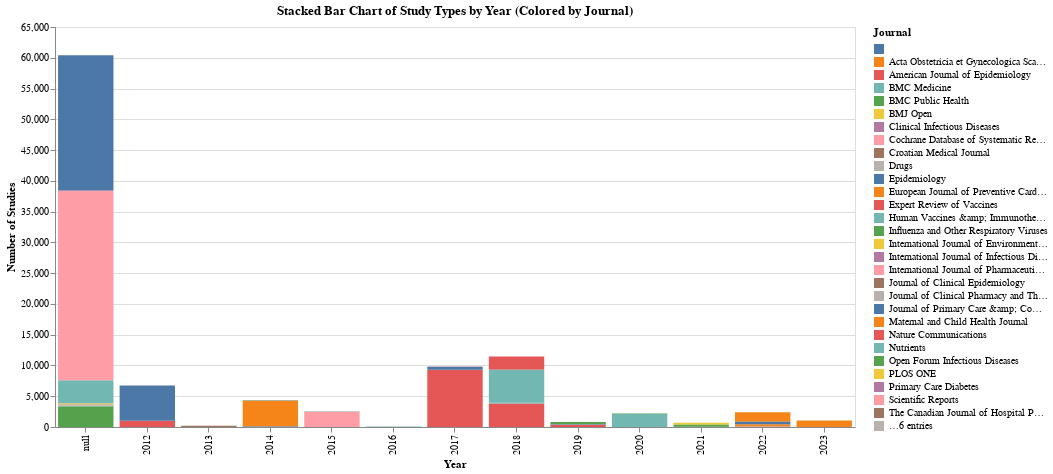

Notebook code for this chart:
### Markdown cell above
## Trying to test some basic analysis

### Code cell
import pandas as pd
import json
import altair as alt
import ast
from src.Commands.DatabaseUpdater import DatabaseUpdater

# updater = DatabaseUpdater(table_name="all_db", column_mapping={'Id': 'Id'})

def convert_chart(chart):
    try:
        # Get the currently active data transformer
        current_transformer = alt.data_transformers.get()
        # Check if the current transformer is vegafusion
        if 'vegafusion' in str(current_transformer):
            return chart.to_dict(format="vega")
        else:
            return chart.to_dict()
    except ValueError as e:
        print(f"Handling ValueError: {e}")
        return chart.to_dict()
    
def view_trends_by_database_year():
    from src.Services.PostgresService import PostgresService, QueryHelper
    db_service = PostgresService()
    query = f'SELECT * FROM all_db'
    # Execute the query using the db_service
    record = db_service.execute_raw_query(query)
    final_data = record
    if "database" in final_data:
        # Rename databases for better readability
        databases = {
            'OVID': 'OVID',
            'LOVE': 'LOVE DB',
            'Medline': 'Medline',
            'Cochrane': 'Cochrane'
        }
        final_data['Journal'] = final_data['Journal'].replace(databases)
    return final_data

def plot_stacked_bar_chart_altair(data):
    """
    Reads a JSON file, processes the data, and plots a stacked bar chart 
    with Year on the x-axis and Journals as colors using Altair.

    Parameters:
        file_path (str): Path to the JSON file.
    """
    
    # Merge 'Publication_Year' and 'Year' columns to ensure all rows have a year value
    for entry in data:
        entry["Year"] = entry.get("Publication_Year") or entry.get("Year")  # Use Publication_Year first if available

    # Extract relevant fields: Year, Journal, and study counts from study_types field
    records = []
    for entry in data:
        year = entry.get("Year", "Unknown")
        journal = entry.get("Journal", "Unknown")
        study_types = entry.get("study_types", "{}")

        # Convert study_types from string to dict
        try:
            study_types_dict = json.loads(study_types) if isinstance(study_types, str) else study_types
            for study_type, count in study_types_dict.items():
                records.append({"Year": year, "Journal": journal, "Study Type": study_type, "Count": count})
        except json.JSONDecodeError:
            continue

    # Convert to DataFrame
    df = pd.DataFrame(records)

    # Convert Year to numeric, ensuring sorting works correctly
    df["Year"] = pd.to_numeric(df["Year"], errors="coerce")

    # Generate a stacked bar chart in Altair
    chart = alt.Chart(df).mark_bar().encode(
        x=alt.X("Year:O", title="Year", sort="ascending"),
        y=alt.Y("sum(Count)", title="Number of Studies"),
        color=alt.Color("Journal:N", title="Journal"),
        tooltip=["Year", "Journal", "sum(Count)"]
    ).properties(
        title="Stacked Bar Chart of Study Types by Year (Colored by Journal)",
        width=800,
        height=400
    )

    # Display chart
    return chart

# Example usage
data = view_trends_by_database_year()
plot_stacked_bar_chart_altair(data)

### Figure 1 — Vega-Lite specification as saved in the notebook (floating-point values rounded to 4 significant figures)
{"config": {"view": {"continuousWidth": 300, "continuousHeight": 300}}, "data": {"name": "data-8c9fac40f6a8559a6f16af8a610dab41"}, "mark": {"type": "bar"}, "encoding": {"color": {"field": "Journal", "title": "Journal", "type": "nominal"}, "tooltip": [{"field": "Year", "type": "quantitative"}, {"field": "Journal", "type": "nominal"}, {"aggregate": "sum", "field": "Count", "type": "quantitative"}], "x": {"field": "Year", "sort": "ascending", "title": "Year", "type": "ordinal"}, "y": {"aggregate": "sum", "field": "Count", "title": "Number of Studies", "type": "quantitative"}}, "height": 400, "title": "Stacked Bar Chart of Study Types by Year (Colored by Journal)", "width": 800, "$schema": "https://vega.github.io/schema/vega-lite/v5.8.0.json", "datasets": {"data-8c9fac40f6a8559a6f16af8a610dab41": [{"Year": 2019.0, "Journal": "Vaccine", "Study Type": "studies", "Count": 206}, {"Year": 2019.0, "Journal": "Vaccine", "Study Type": "rct", "Count": 112}, {"Year": 2019.0, "Journal": "Vaccine", "Study Type": "study", "Count": 3}, {"Year": 2022.0, "Journal": "Vaccine", "Study Type": "rct", "Count": 40}, {"Year": 2016.0, "Journal": "Human Vaccines &amp; Immunotherapeutics", "Study Type": "study", "Count": 38}, {"Year": 2016.0, "Journal": "Human Vaccines &amp; Immunotherapeutics", "Study Type": "studies", "Count": 10}, {"Year": 2020.0, "Journal": "Open Forum Infectious Diseases", "Study Type": "study", "Count": 1}, {"Year": null, "Journal": "", "Study Type": "studies", "Count": 26}, {"Year": null, "Journal": "", "Study Type": "rct", "Count": 14}, {"Year": null, "Journal": "", "Study Type": "placebo-controlled", "Count": 5712}, {"Year": 2023.0, "Journal": "The Lancet Respiratory Medicine", "Study Type": "observational studies", "Count": 83}, {"Year": 2023.0, "Journal": "The Lancet Respiratory Medicine", "Study Type": "studies", "Count": 981}, {"Year": 2012.0, "Journal": "Journal of Clinical Pharmacy and Therapeutics", "Study Type": "study", "Count": 8}, {"Year": null, "Journal": "The Canadian Journal of Hospital Pharmacy", "Study Type": "studies", "Count": 10}, {"Year": null, "Journal": "The Canadian Journal of Hospital Pharmacy", "Study Type": "rct", "Count": 9}, {"Year": 2021.0, "Journal": "Vaccine", "Study Type": "studies", "Count": 4}, {"Year": 2020.0, "Journal": "Human Vaccines &amp; Immunotherapeutics", "Study Type": "studies", "Count": 106}, {"Year": 2020.0, "Journal": "Human Vaccines &amp; Immunotherapeutics", "Study Type": "study", "Count": 2017}, {"Year": null, "Journal": "The Journal of Infectious Diseases", "Study Type": "studies", "Count": 88}, {"Year": null, "Journal": "The Journal of Infectious Diseases", "Study Type": "rct", "Count": 39}, {"Year": 2018.0, "Journal": "Vaccine", "Study Type": "studies", "Count": 3818}, {"Year": 2019.0, "Journal": "Vaccine", "Study Type": "studies", "Count": 44}, {"Year": 2013.0, "Journal": "Croatian Medical Journal", "Study Type": "studies", "Count": 99}, {"Year": 2013.0, "Journal": "Croatian Medical Journal", "Study Type": "rct", "Count": 73}, {"Year": 2013.0, "Journal": "Croatian Medical Journal", "Study Type": "observational studies", "Count": 22}, {"Year": null, "Journal": "", "Study Type": "studies", "Count": 53}, {"Year": null, "Journal": "International Journal of Environmental Research and Public Health", "Study Type": "rct", "Count": 48}, {"Year": null, "Journal": "International Journal of Environmental Research and Public Health", "Study Type": "studies", "Count": 56}, {"Year": 2017.0, "Journal": "Expert Review of Vaccines", "Study Type": "studies", "Count": 33}, {"Year": null, "Journal": "", "Study Type": "mixed methods", "Count": 12096}, {"Year": null, "Journal": "", "Study Type": "studies", "Count": 47}, {"Year": 2012.0, "Journal": "Vaccine", "Study Type": "study", "Count": 936}, {"Year": 2012.0, "Journal": "Vaccine", "Study Type": "studies", "Count": 66}, {"Year": 2014.0, "Journal": "Maternal and Child Health Journal", "Study Type": "study", "Count": 4022}, {"Year": 2014.0, "Journal": "Maternal and Child Health Journal", "Study Type": "studies", "Count": 105}, {"Year": null, "Journal": "", "Study Type": "studies", "Count": 3322}, {"Year": 2022.0, "Journal": "European Journal of Preventive Cardiology", "Study Type": "studies", "Count": 338}, {"Year": 2022.0, "Journal": "European Journal of Preventive Cardiology", "Study Type": "rct", "Count": 5}, {"Year": 2022.0, "Journal": "European Journal of Preventive Cardiology", "Study Type": "observational studies", "Count": 13}, {"Year": 2021.0, "Journal": "BMJ Open", "Study Type": "studies", "Count": 300}, {"Year": 2021.0, "Journal": "BMJ Open", "Study Type": "study", "Count": 29}, {"Year": 2019.0, "Journal": "Influenza and Other Respiratory Viruses", "Study Type": "studies", "Count": 360}, {"Year": 2018.0, "Journal": "Human Vaccines &amp; Immunotherapeutics", "Study Type": "observational studies", "Count": 31}, {"Year": 2018.0, "Journal": "Human Vaccines &amp; Immunotherapeutics", "Study Type": "rct", "Count": 44}, {"Year": 2018.0, "Journal": "Human Vaccines &amp; Immunotherapeutics", "Study Type": "studies", "Count": 29}, {"Year": null, "Journal": "Human Vaccines &amp; Immunotherapeutics", "Study Type": "studies", "Count": 3448}, {"Year": null, "Journal": "Human Vaccines &amp; Immunotherapeutics", "Study Type": "rct", "Count": 8}, {"Year": 2012.0, "Journal": "The Lancet Infectious Diseases", "Study Type": "studies", "Count": 5707}, {"Year": 2012.0, "Journal": "The Lancet Infectious Diseases", "Study Type": "randomised controlled trial", "Count": 17}, {"Year": 2012.0, "Journal": "The Lancet Infectious Diseases", "Study Type": "observational studies", "Count": 14}, {"Year": null, "Journal": "", "Study Type": "studies", "Count": 6}, {"Year": 2014.0, "Journal": "Journal of Clinical Epidemiology", "Study Type": "studies", "Count": 79}, {"Year": null, "Journal": "", "Study Type": "randomised trial", "Count": 49}, {"Year": null, "Journal": "", "Study Type": "rct", "Count": 13}, {"Year": null, "Journal": "", "Study Type": "studies", "Count": 499}, {"Year": 2015.0, "Journal": "Human Vaccines &amp; Immunotherapeutics", "Study Type": "randomized controlled trial", "Count": 2}, {"Year": 2015.0, "Journal": "Human Vaccines &amp; Immunotherapeutics", "Study Type": "studies", "Count": 52}, {"Year": 2015.0, "Journal": "Human Vaccines &amp; Immunotherapeutics", "Study Type": "clinical trial", "Count": 26}, {"Year": 2022.0, "Journal": "International Journal of Infectious Diseases", "Study Type": "studies", "Count": 60}, {"Year": 2012.0, "Journal": "Drugs", "Study Type": "studies", "Count": 41}, {"Year": 2014.0, "Journal": "The Lancet Infectious Diseases", "Study Type": "studies", "Count": 82}, {"Year": 2014.0, "Journal": "BMC Public Health", "Study Type": "rct", "Count": 27}, {"Year": 2014.0, "Journal": "BMC Public Health", "Study Type": "studies", "Count": 28}, {"Year": 2017.0, "Journal": "Vaccine", "Study Type": "studies", "Count": 9267}, {"Year": 2018.0, "Journal": "American Journal of Epidemiology", "Study Type": "studies", "Count": 128}, {"Year": 2018.0, "Journal": "American Journal of Epidemiology", "Study Type": "study", "Count": 2019}, {"Year": 2017.0, "Journal": "Open Forum Infectious Diseases", "Study Type": "observational studies", "Count": 29}, {"Year": 2017.0, "Journal": "Open Forum Infectious Diseases", "Study Type": "studies", "Count": 9}, {"Year": 2022.0, "Journal": "Acta Obstetricia et Gynecologica Scandinavica", "Study Type": "studies", "Count": 1561}, {"Year": 2019.0, "Journal": "The Lancet Infectious Diseases", "Study Type": "studies", "Count": 79}, {"Year": 2016.0, "Journal": "Clinical Infectious Diseases", "Study Type": "study", "Count": 1}, {"Year": 2018.0, "Journal": "BMC Medicine", "Study Type": "studies", "Count": 79}, {"Year": 2018.0, "Journal": "BMC Medicine", "Study Type": "study", "Count": 5294}, {"Year": null, "Journal": "Human Vaccines &amp; Immunotherapeutics", "Study Type": "studies", "Count": 260}, {"Year": null, "Journal": "Human Vaccines &amp; Immunotherapeutics", "Study Type": "study", "Count": 25}, {"Year": 2022.0, "Journal": "Epidemiology", "Study Type": "studies", "Count": 339}, {"Year": 2022.0, "Journal": "Epidemiology", "Study Type": "observational studies", "Count": 34}, {"Year": 2022.0, "Journal": "Epidemiology", "Study Type": "rct", "Count": 22}, {"Year": 2015.0, "Journal": "International Journal of Pharmaceutical Sciences and Research", "Study Type": "study", "Count": 2470}, {"Year": 2015.0, "Journal": "International Journal of Pharmaceutical Sciences and Research", "Study Type": "studies", "Count": 8}, {"Year": null, "Journal": "Nutrients", "Study Type": "studies", "Count": 3}, {"Year": null, "Journal": "Nutrients", "Study Type": "rct", "Count": 60}, {"Year": null, "Journal": "Nutrients", "Study Type": "studies", "Count": 12}, {"Year": null, "Journal": "Nutrients", "Study Type": "study", "Count": 1}, {"Year": null, "Journal": "Vaccines", "Study Type": "studies", "Count": 83}, {"Year": null, "Journal": "Nature Communications", "Study Type": "studies", "Count": 36}, {"Year": null, "Journal": "Nature Communications", "Study Type": "clinical trial", "Count": 17}, {"Year": 2020.0, "Journal": "BMC Public Health", "Study Type": "studies", "Count": 48}, {"Year": 2020.0, "Journal": "BMC Public Health", "Study Type": "rct", "Count": 30}, {"Year": 2017.0, "Journal": "Journal of Primary Care &amp; Community Health", "Study Type": "studies", "Count": 458}, {"Year": 2017.0, "Journal": "Journal of Primary Care &amp; Community Health", "Study Type": "study", "Count": 4}, {"Year": null, "Journal": "Cochrane Database of Systematic Reviews", "Study Type": "studies", "Count": 2407}, {"Year": null, "Journal": "Cochrane Database of Systematic Reviews", "Study Type": "study", "Count": 8128}, {"Year": null, "Journal": "Cochrane Database of Systematic Reviews", "Study Type": "rct", "Count": 196}, {"Year": 2021.0, "Journal": "Open Forum Infectious Diseases", "Study Type": "studies", "Count": 30}, {"Year": null, "Journal": "Scientific Reports", "Study Type": "studies", "Count": 52}, {"Year": null, "Journal": "", "Study Type": "rct", "Count": 15}, {"Year": null, "Journal": "", "Study Type": "observational studies", "Count": 134}, {"Year": null, "Journal": "", "Study Type": "study", "Count": 1}, {"Year": null, "Journal": "", "Study Type": "studies", "Count": 6}, {"Year": null, "Journal": "PLOS ONE", "Study Type": "study", "Count": 2}, {"Year": null, "Journal": "PLOS ONE", "Study Type": "studies", "Count": 12}, {"Year": 2016.0, "Journal": "Primary Care Diabetes", "Study Type": "studies", "Count": 14}, {"Year": 2017.0, "Journal": "Vaccine", "Study Type": "studies", "Count": 15}, {"Year": null, "Journal": "Cochrane Database of Systematic Reviews", "Study Type": "observational studies", "Count": 37}, {"Year": null, "Journal": "Cochrane Database of Systematic Reviews", "Study Type": "study", "Count": 18052}, {"Year": null, "Journal": "Cochrane Database of Systematic Reviews", "Study Type": "studies", "Count": 2002}, {"Year": 2021.0, "Journal": "Influenza and Other Respiratory Viruses", "Study Type": "study", "Count": 128}, {"Year": 2021.0, "Journal": "Influenza and Other Respiratory Viruses", "Study Type": "studies", "Count": 189}, {"Year": null, "Journal": "Viruses", "Study Type": "studies", "Count": 1597}, {"Year": null, "Journal": "Viruses", "Study Type": "clinical trial", "Count": 1717}]}}
